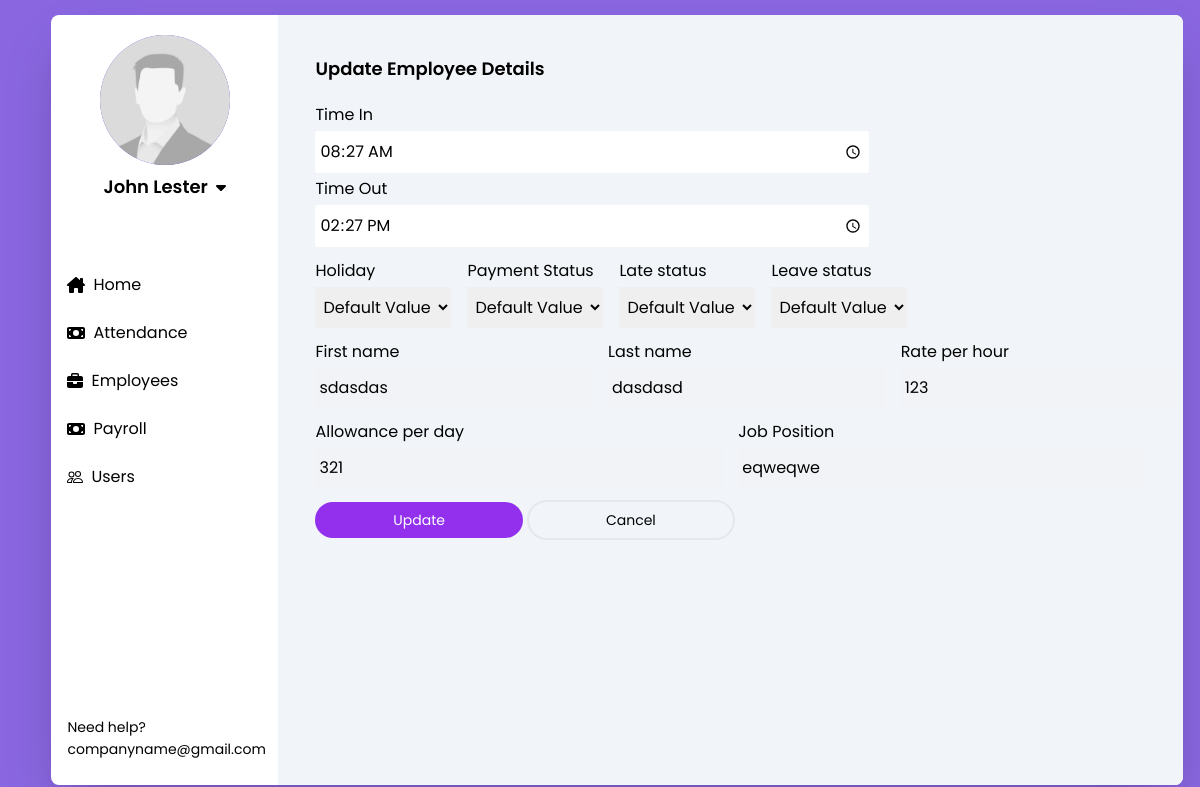
The app's page /edit_attendance.php?id=64 (signed in) with its own data.
### tables this page shows
CREATE TABLE `attendance` (
  `id` int(11) NOT NULL,
  `curr_date` date NOT NULL DEFAULT current_timestamp(),
  `overtime` int(11) DEFAULT 0,
  `c_id` int(11) NOT NULL,
  `time_in` time NOT NULL DEFAULT current_timestamp(),
  `time_out` time DEFAULT current_timestamp(),
  `hours` int(11) DEFAULT NULL,
  `is_holiday` tinyint(1) NOT NULL DEFAULT 0,
  `is_paid` tinyint(1) NOT NULL DEFAULT 0,
  `is_late` tinyint(1) NOT NULL DEFAULT 0,
  `is_leave` int(11) NOT NULL DEFAULT 0
);

CREATE TABLE `employees` (
  `company_id` varchar(100) NOT NULL,
  `id` int(255) NOT NULL,
  `first_name` varchar(255) NOT NULL,
  `last_name` varchar(255) NOT NULL,
  `email` varchar(255) NOT NULL,
  `position` varchar(255) NOT NULL,
  `number` varchar(255) NOT NULL,
  `department` varchar(255) NOT NULL,
  `sss` varchar(100) NOT NULL,
  `pagibig` varchar(100) NOT NULL,
  `philhealth` varchar(100) NOT NULL,
  `age` varchar(20) NOT NULL,
  `sex` varchar(10) NOT NULL,
  `address` varchar(255) NOT NULL,
  `rate_hour` int(11) DEFAULT NULL,
  `allowance` int(11) NOT NULL
);

### public/functions.php (called while the page is built, shortened)
<?php
function isUserAdmin($con, $email){
    $lookUp = "SELECT * FROM users WHERE email = ?";
    $stmt = mysqli_prepare($con, $lookUp);
    mysqli_stmt_bind_param($stmt, "s", $email);
    mysqli_stmt_execute($stmt);
    $result = mysqli_stmt_get_result($stmt);
    $row = mysqli_fetch_assoc($result);
    if ($row['type']==1){
        return true;
    }
    return false;
}
?>

### public/edit_attendance.php (the view, shortened to what this page needs)
<?php
    include 'database/db.php';
    if (isset($_SESSION["user_email"])) {
        $user_email = $_SESSION["user_email"];
        $user_name = $_SESSION["user_name"];
    } else {
        header("location: index.php");
    }
    include 'functions.php';
    $id = isset($_GET['id']) ? intval($_GET['id']) : 0;
    $lookUp = "SELECT * FROM attendance WHERE id = ?";
    $stmt = mysqli_prepare($con, $lookUp);
    mysqli_stmt_bind_param($stmt, "i", $id);
    mysqli_stmt_execute($stmt);
    $result = mysqli_stmt_get_result($stmt);
    $row = mysqli_fetch_assoc($result);
    $lookUp2 = "SELECT * FROM employees WHERE company_id = ?";
    $stmt2 = mysqli_prepare($con, $lookUp2);
    mysqli_stmt_bind_param($stmt2, "i", $row["c_id"]);
    mysqli_stmt_execute($stmt2);
    $result2 = mysqli_stmt_get_result($stmt2);
    $row2 = mysqli_fetch_assoc($result2);
?>
<!DOCTYPE html>
<html lang="en">
<head>
    <link rel="stylesheet" href="style.css">
    <link rel="stylesheet" href="style.css">
</head>
<body class="grid place-items-center min-h-screen bg-main-2">
    <div class="w-11/12 flex bg-white shadow-2xl rounded-lg">
        <div class=" w-[20%]">
            <div class="flex flex-col items-center py-5 mb-10">
                <img src="../src/img/dp.jpg" alt="" width="130" height="130" class="rounded-[50%] mb-2 bg-main">
                <div class="flex items-center gap-2">
                    <p class="text-lg font-semibold"><?php echo $user_name ?></p>
                    <button id="toggle" onclick="toggleLogout()">
                    </button>
                </div>
            </div>
            <div class="flex flex-col mb-48">
                <button onclick="window.location.href='dashboard.php'" class="w-full text-left flex items-center gap-2 hover:bg-main-2 hover:text-white px-4 py-3 transition-all"><p>Home</p></button>
                <button onclick="window.location.href='attendance.php'" class="w-full text-left flex items-center gap-2 hover:bg-main-2 hover:text-white px-4 py-3 transition-all"><p>Attendance</p></button>
                <button class="w-full text-left flex items-center gap-2 hover:bg-main-2 hover:text-white px-4 py-3 transition-all"><p>Employees</p></button>
                <button onclick="window.location.href='payroll.php'" class="w-full text-left flex items-center gap-2 hover:bg-main-2 hover:text-white px-4 py-3 transition-all"><p>Payroll</p></button>
                <?php if (isUserAdmin($con, $user_email)==1) { ?>
                <button onclick="window.location.href='users.php'" class="w-full text-left flex items-center gap-2 hover:bg-main-2 hover:text-white px-4 py-3 transition-all"><p>Users</p></button>
                <?php } ?>
            </div>
            <div class="px-4 py-6">
                <p class=" text-sm">Need help?</p>
                <a href="#" class="text-sm">companyname@gmail.com</a>
            </div>
        </div>
        <div class="bg-slate-100 rounded-tr-lg rounded-br-lg w-[80%]">
            <div class="w-11/12 mx-auto mt-10">
                <h1 class="text-lg font-semibold mb-5">Update Employee Details</h1>
                <div class="w-full">
                    <form action="" method="POST">
                            <div class="w-2/3">
                                <div class="flex gap-4 mb-3">
                                    <div class="w-full flex flex-col gap-1">
                                        <label for="">Time In</label>
                                        <input type="time" name="time_in" class="px-1 py-2" value="<?php echo $row['time_in']; ?>">
                                        <label for="">Time Out</label>
                                        <input type="time" name="time_out" class="px-1 py-2" value="<?php echo $row['time_out']; ?>">
                                    </div>
                                </div>
                                <div class="flex gap-4 mb-3">
                                    <div class="w-2/4 flex flex-col gap-1">
                                        <label for="">Holiday</label>
                                        <select type="text" name="is_holiday" class="px-1 py-2" value="<?php echo $row['is_holiday']; ?>">
                                            <option selected value="<?php echo $row['is_holiday']; ?>">Default Value</option>
                                        </select>
                                    </div>
                                    <div class="w-2/4 flex flex-col gap-1">
                                        <label for="">Payment Status</label>
                                        <select type="text" name="is_paid" class="px-1 py-2" value="<?php echo $row['is_paid']; ?>">
                                            <option selected value="<?php echo $row['is_paid']; ?>">Default Value</option>
                                        </select>
                                    </div>
                                    <div class="w-2/4 flex flex-col gap-1">
                                        <label for="">Late status</label>
                                        <select type="text" name="is_late" class="px-1 py-2" value="<?php echo $row['is_late']; ?>">
                                            <option selected value="<?php echo $row['is_late']; ?>">Default Value</option>
                                        </select>
                                    </div>
                                    <div class="w-2/4 flex flex-col gap-1">
                                        <label for="">Leave status</label>
                                        <select type="text" name="is_leave" class="px-1 py-2" value="<?php echo $row['is_leave']; ?>">
                                            <option selected value="<?php echo $row['is_leave']; ?>">Default Value</option>
                                        </select>
                                    </div>
                                </div>
                                <div class="flex gap-4 mb-3">
                                    <div class="w-2/4 flex flex-col gap-1">
                                        <label for="">First name</label>
                                        <input type="text" disabled class="px-1 py-2" value="<?php echo $row2['first_name']; ?>">
                                    </div>
                                    <div class="w-2/4 flex flex-col gap-1">
                                        <label for="">Last name</label>
                                        <input type="text" disabled class="px-1 py-2" value="<?php echo $row2['last_name']; ?>">
                                    </div>
                                    <div class="w-2/4 flex flex-col gap-1">
                                        <label for="">Rate per hour</label>
                                        <input type="text" disabled class="px-1 py-2" value="<?php echo $row2['rate_hour']; ?>">
                                    </div>
                                    </div>
                            </div>
                            <div class="flex gap-4 mb-3">
                            <div class="w-2/4 flex flex-col gap-1">
                                        <label for="">Allowance per day</label>
                                        <input type="text" disabled class="px-1 py-2" value="<?php echo $row2['allowance']; ?>">
                                    </div>
                                    <div class="w-2/4 flex flex-col gap-1">
                                        <label for="">Job Position</label>
                                        <input type="text" disabled class="px-1 py-2" value="<?php echo $row2['position']; ?>">
                            </div>
                        </div>
                            <div class=" gap-3">
                                <button name="update" class="w-1/4 bg-secondary py-2 rounded-3xl text-white text-sm">Update</button>
                                <button name="cancel" class="w-1/4 py-2 rounded-3xl border-2 text-sm">Cancel</button>
                            </div>
                    </form>
                </div>
            </div>
        </div>
    </div>
</body>
</html>

### public/style.css (style rules this page uses)
html { line-height: 1.5; -webkit-text-size-adjust: 100%; -moz-tab-size: 4; -o-tab-size: 4; tab-size: 4; font-family: ui-sans-serif, system-ui, -apple-system, BlinkMacSystemFont, "Segoe UI", Roboto, "Helvetica Neue", Arial, "Noto Sans", sans-serif, "Apple Color Emoji", "Segoe UI Emoji", "Segoe UI Symbol", "Noto Color Emoji"; font-feature-settings: normal; font-variation-settings: normal; }
body { margin: 0; line-height: inherit; }
h1, h2, h3, h4, h5, h6 { font-size: inherit; font-weight: inherit; }
a { color: inherit; text-decoration: inherit; }
button, input, optgroup, select, textarea { font-family: inherit; font-feature-settings: inherit; font-variation-settings: inherit; font-size: 100%; font-weight: inherit; line-height: inherit; color: inherit; margin: 0; padding: 0; }
button, select { text-transform: none; }
button, [type='button'], [type='reset'], [type='submit'] { -webkit-appearance: button; background-color: transparent; background-image: none; }
blockquote, dl, dd, h1, h2, h3, h4, h5, h6, hr, figure, p, pre { margin: 0; }
input::placeholder, textarea::placeholder { opacity: 1; color: #9ca3af; }
button, [role="button"] { cursor: pointer; }
:disabled { cursor: default; }
img, svg, video, canvas, audio, iframe, embed, object { display: block; vertical-align: middle; }
img, video { max-width: 100%; height: auto; }
html { font-family: 'Poppins', sans-serif; }
.mx-auto { margin-left: auto; margin-right: auto; }
.mb-10 { margin-bottom: 2.5rem; }
.mb-2 { margin-bottom: 0.5rem; }
.mb-3 { margin-bottom: 0.75rem; }
.mb-48 { margin-bottom: 12rem; }
.mb-5 { margin-bottom: 1.25rem; }
.mt-10 { margin-top: 2.5rem; }
.flex { display: flex; }
input { border-radius: 3px; }
.grid { display: grid; }
.min-h-screen { min-height: 100vh; }
.w-1\/4 { width: 25%; }
.w-11\/12 { width: 91.666667%; }
.w-2\/3 { width: 66.666667%; }
.w-2\/4 { width: 50%; }
.w-\[20\%\] { width: 20%; }
.w-\[80\%\] { width: 80%; }
.w-full { width: 100%; }
.flex-col { flex-direction: column; }
.place-items-center { place-items: center; }
.items-center { align-items: center; }
.gap-1 { gap: 0.25rem; }
.gap-2 { gap: 0.5rem; }
.gap-3 { gap: 0.75rem; }
.gap-4 { gap: 1rem; }
.rounded-3xl { border-radius: 1.5rem; }
.rounded-\[50\%\] { border-radius: 50%; }
.rounded-lg { border-radius: 0.5rem; }
.rounded-br-lg { border-bottom-right-radius: 0.5rem; }
.rounded-tr-lg { border-top-right-radius: 0.5rem; }
.border-2 { border-width: 2px; }
.bg-main { --tw-bg-opacity: 1; background-color: rgb(99 52 215 / var(--tw-bg-opacity)); }
.bg-main-2 { --tw-bg-opacity: 1; background-color: rgb(138 103 225 / var(--tw-bg-opacity)); }
.bg-secondary { --tw-bg-opacity: 1; background-color: rgb(146 48 238 / var(--tw-bg-opacity)); }
.bg-slate-100 { --tw-bg-opacity: 1; background-color: rgb(241 245 249 / var(--tw-bg-opacity)); }
.bg-white { --tw-bg-opacity: 1; background-color: rgb(255 255 255 / var(--tw-bg-opacity)); }
.px-1 { padding-left: 0.25rem; padding-right: 0.25rem; }
.px-4 { padding-left: 1rem; padding-right: 1rem; }
.py-2 { padding-top: 0.5rem; padding-bottom: 0.5rem; }
.py-3 { padding-top: 0.75rem; padding-bottom: 0.75rem; }
.py-5 { padding-top: 1.25rem; padding-bottom: 1.25rem; }
.py-6 { padding-top: 1.5rem; padding-bottom: 1.5rem; }
.text-left { text-align: left; }
.text-lg { font-size: 1.125rem; line-height: 1.75rem; }
.text-sm { font-size: 0.875rem; line-height: 1.25rem; }
.font-semibold { font-weight: 600; }
.text-white { --tw-text-opacity: 1; color: rgb(255 255 255 / var(--tw-text-opacity)); }
.shadow-2xl { --tw-shadow: 0 25px 50px -12px rgb(0 0 0 / 0.25); --tw-shadow-colored: 0 25px 50px -12px var(--tw-shadow-color); box-shadow: var(--tw-ring-offset-shadow, 0 0 #0000), var(--tw-ring-shadow, 0 0 #0000), var(--tw-shadow); }
.transition-all { transition-property: all; transition-timing-function: cubic-bezier(0.4, 0, 0.2, 1); transition-duration: 150ms; }

### records on screen
attendance: time_in "08:27:00", time_out "14:27:00", is_holiday "Default Value", is_paid "Default Value", is_late "Default Value", is_leave "Default Value"
employees: first_name "sdasdas", last_name "dasdasd", rate_hour "123", allowance "321", position "eqweqwe"

### other values on screen
$user_name "John Lester"
